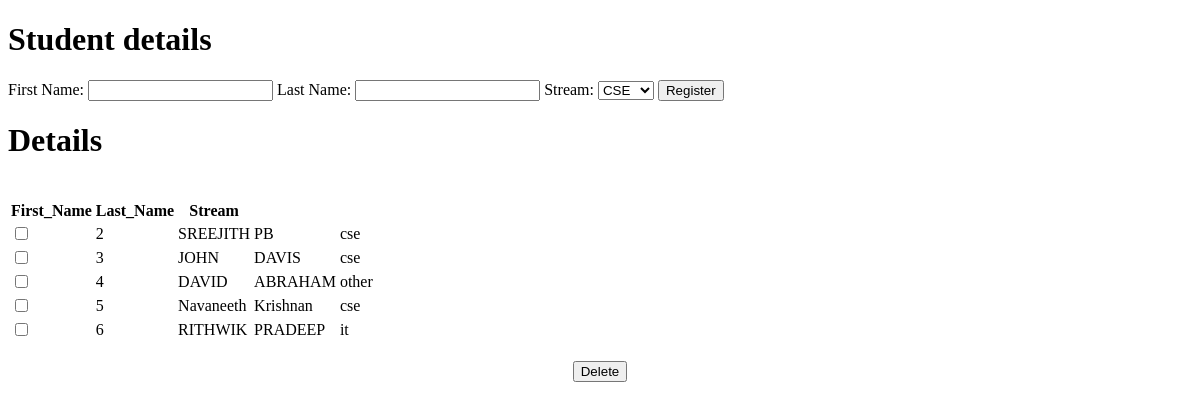
/show, run on an earlier commit of the app's database.
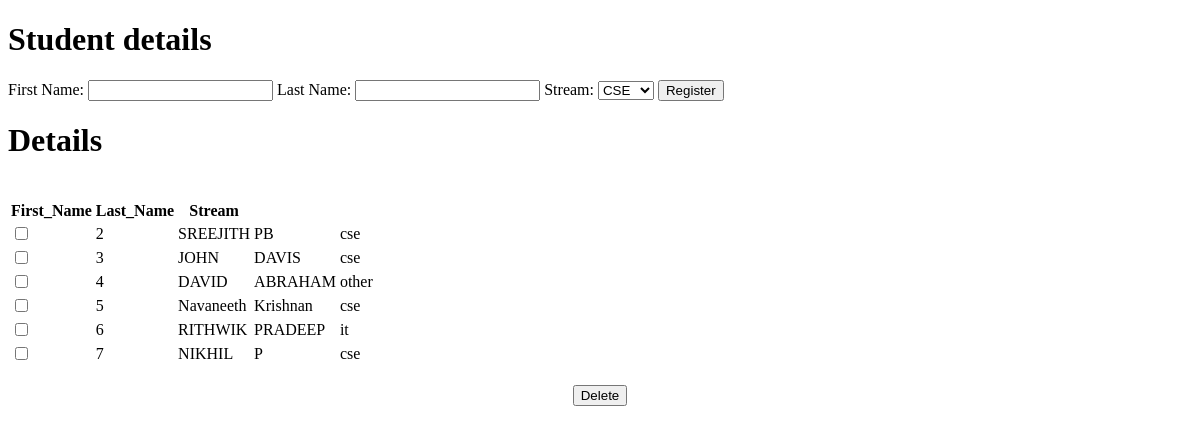
And on a later commit of the database.
### forms_django_learn/models.py (models this page shows)
class detailss(models.Model):
    fname=models.CharField(max_length=100)
    lname=models.CharField(max_length=100)
    stream=models.CharField(max_length=30)
    completed=models.BooleanField()

### forms_django_learn/views.py (the view)
# urls.py: path('show',views.show,name="show"),
def show(request):
        query_results = detailss.objects.all()
        context ={
            "results":query_results,
        }
        return render(request,'forms_django_learn/show.html',context)

### forms_django_learn/templates/forms_django_learn/show.html (shortened to what this page needs)
{% load static %}
<!DOCTYPE html>
<html>
<body>
<h1>Student details</h1>
<form action="{% url 'details' %}" method="post">
<label for="fname">First Name:</label>
<input type="text" id="fname" name="fname">
<label for="lname">Last Name:</label>
<input type="text" id="lname" name="lname">
<label for="stream">Stream:</label>
<select id="stream" name="stream">
<option value="cse">CSE</option>
<option value="other">Other</option></select>
<input type="submit" value="Register"/>
</form>
<h1>Details</h1><br>
<table>
    <tr>
        <th>First_Name</th>
        <th>Last_Name</th>
        <th>Stream</th>
    </tr>
    {% for item in results %}
    <tr  onclick="window.location='{% url 'completed' item.id %}';">
        {% if item.completed  %}
            <td><input type="checkbox" checked ></td>
        {% else %}
             <td><input type="checkbox" unchecked ></td>
        {% endif %}
        <td>{{item.id}}</td>
        <td>{{ item.fname }}</td>
        <td>{{ item.lname }}</td>
        <td>{{ item.stream}}</td></a>
    </tr>
    {% endfor %}
</table>
<br><center>
<button type="button" onclick="window.location='{% url 'deleted'  %}';" >Delete</button></center>
</body>
</html>

What changed in the data, as far as the page shows it:
added detailss: id "7", fname "NIKHIL", lname "P", stream "cse"
